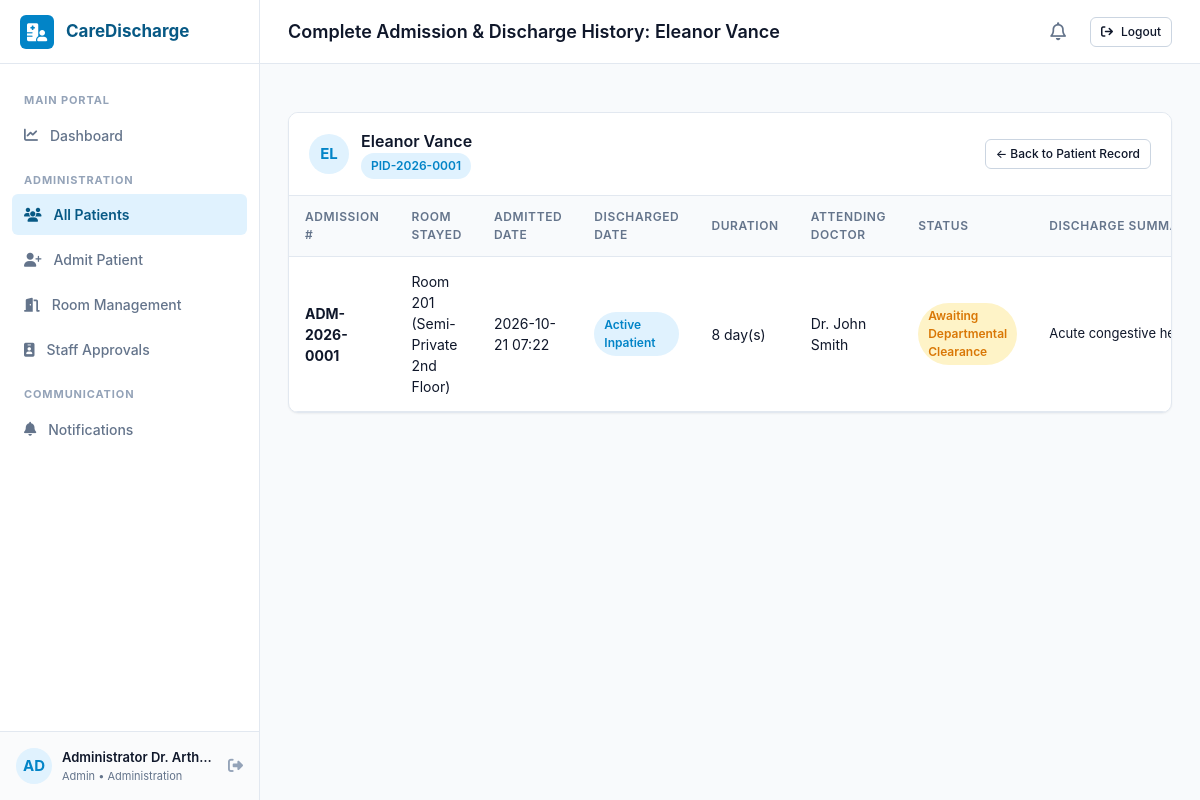
Page /admin/patients/1/history (signed in) on the committed database.
### models/user.py (models this page shows, shortened)
class User(db.Model):
    __tablename__ = 'users'
    id = db.Column(db.Integer, primary_key=True)
    username = db.Column(db.String(80), unique=True, nullable=False, index=True)
    email = db.Column(db.String(120), unique=True, nullable=False, index=True)
    password_hash = db.Column(db.String(255), nullable=False)
    full_name = db.Column(db.String(120), nullable=False)
    role = db.Column(db.String(30), nullable=False, index=True) # admin, doctor, nurse, pharmacy, laboratory, patient
    department = db.Column(db.String(60), nullable=True)
    employee_id = db.Column(db.String(50), nullable=True)
    phone = db.Column(db.String(20), nullable=True)
    qualification = db.Column(db.String(120), nullable=True)
    approval_status = db.Column(db.String(20), default='approved', nullable=False) # pending, approved, rejected
    is_active = db.Column(db.Boolean, default=True, nullable=False)
    must_change_password = db.Column(db.Boolean, default=False, nullable=False)
    created_at = db.Column(db.DateTime, default=datetime.utcnow, nullable=False)
    updated_at = db.Column(db.DateTime, default=datetime.utcnow, onupdate=datetime.utcnow, nullable=False)
    patient_profile = db.relationship('Patient', backref='user_account', uselist=False, foreign_keys='Patient.user_id')
    notifications = db.relationship('Notification', backref='recipient', lazy='dynamic', cascade='all, delete-orphan')

### models/patient.py (models this page shows, shortened)
class Patient(db.Model):
    __tablename__ = 'patients'
    id = db.Column(db.Integer, primary_key=True)
    patient_id = db.Column(db.String(30), unique=True, nullable=False, index=True) # e.g. PID-2026-0001
    full_name = db.Column(db.String(120), nullable=False, index=True)
    date_of_birth = db.Column(db.Date, nullable=False)
    gender = db.Column(db.String(20), nullable=False) # Male, Female, Other
    blood_group = db.Column(db.String(10), nullable=True)
    phone = db.Column(db.String(20), nullable=False)
    email = db.Column(db.String(120), nullable=True)
    address = db.Column(db.Text, nullable=True)
    emergency_contact_name = db.Column(db.String(120), nullable=True)
    emergency_contact_phone = db.Column(db.String(20), nullable=True)
    user_id = db.Column(db.Integer, db.ForeignKey('users.id', ondelete='SET NULL'), nullable=True)
    created_at = db.Column(db.DateTime, default=datetime.utcnow, nullable=False)
    admissions = db.relationship('Admission', backref='patient', lazy='dynamic', order_by='desc(Admission.admission_date)')
    communication_logs = db.relationship('CommunicationLog', backref='patient', lazy='dynamic')

### models/admission.py (models this page shows, shortened)
class Admission(db.Model):
    __tablename__ = 'admissions'
    id = db.Column(db.Integer, primary_key=True)
    admission_number = db.Column(db.String(30), unique=True, nullable=False, index=True) # ADM-2026-0001
    patient_id = db.Column(db.Integer, db.ForeignKey('patients.id', ondelete='CASCADE'), nullable=False, index=True)
    room_id = db.Column(db.Integer, db.ForeignKey('rooms.id'), nullable=False)
    admitting_doctor_id = db.Column(db.Integer, db.ForeignKey('users.id'), nullable=False)
    assigned_nurse_id = db.Column(db.Integer, db.ForeignKey('users.id'), nullable=False)
    admission_date = db.Column(db.DateTime, default=datetime.utcnow, nullable=False)
    discharge_date = db.Column(db.DateTime, nullable=True)
    status = db.Column(db.String(40), default='Admitted', nullable=False, index=True)
    admission_reason = db.Column(db.Text, nullable=False)
    initial_diagnosis = db.Column(db.Text, nullable=True)
    admission_remarks = db.Column(db.Text, nullable=True)
    discharged_by_user_id = db.Column(db.Integer, db.ForeignKey('users.id'), nullable=True)
    discharge_summary = db.Column(db.Text, nullable=True)
    created_at = db.Column(db.DateTime, default=datetime.utcnow, nullable=False)
    admitting_doctor = db.relationship('User', foreign_keys=[admitting_doctor_id])
    assigned_nurse = db.relationship('User', foreign_keys=[assigned_nurse_id])
    discharged_by = db.relationship('User', foreign_keys=[discharged_by_user_id])
    discharge_coordination = db.relationship('DischargeCoordination', backref='admission', uselist=False, cascade='all, delete-orphan')
    tasks = db.relationship('DepartmentTask', backref='admission', lazy='dynamic', cascade='all, delete-orphan')
    billing_account = db.relationship('BillingAccount', backref='admission', uselist=False, cascade='all, delete-orphan')
    communication_logs = db.relationship('CommunicationLog', backref='admission', lazy='dynamic', cascade='all, delete-orphan')
    @property
    def length_of_stay_days(self):
        end_time = self.discharge_date or datetime.utcnow()
        delta = end_time - self.admission_date
        days = delta.days
        fractional_day = delta.seconds / 86400.0
        calculated = days + (1 if fractional_day > 0.05 else 0)
        return max(1, calculated)

### models/room.py (models this page shows, shortened)
class Room(db.Model):
    __tablename__ = 'rooms'
    id = db.Column(db.Integer, primary_key=True)
    room_number = db.Column(db.String(20), unique=True, nullable=False, index=True)
    ward = db.Column(db.String(60), nullable=False) # e.g. General Ward A, ICU, Private Wing 2
    room_type = db.Column(db.String(50), nullable=False) # General Ward, Semi-Private, Private AC, ICU, Deluxe Suite
    daily_rate = db.Column(db.Float, nullable=False, default=1500.0)
    is_occupied = db.Column(db.Boolean, default=False, nullable=False)
    current_patient_id = db.Column(db.Integer, db.ForeignKey('patients.id', ondelete='SET NULL'), nullable=True)
    current_admission_id = db.Column(db.Integer, nullable=True)
    created_at = db.Column(db.DateTime, default=datetime.utcnow, nullable=False)
    current_patient = db.relationship('Patient', foreign_keys=[current_patient_id])
    admissions = db.relationship('Admission', backref='room', foreign_keys='Admission.room_id', lazy='dynamic')

### routes/admin.py (the view)
@admin_bp.route('/patients/<int:patient_id>/history')
@role_required(['admin', 'doctor', 'nurse'])
def patient_history(patient_id):
    patient = Patient.query.get_or_404(patient_id)
    admissions = Admission.query.filter_by(patient_id=patient.id).order_by(Admission.admission_date.desc()).all()
    return render_template('patient_history.html', patient=patient, admissions=admissions)

### templates/patient_history.html (shortened to what this page needs)
{% extends "base.html" %}
{% block page_title %}Complete Admission & Discharge History: {{ patient.full_name }}{% endblock %}
{% block content %}
<div class="card" style="margin-bottom: 24px;">
    <div class="card-header">
        <div style="display: flex; align-items: center; gap: 12px;">
            <div style="width: 40px; height: 40px; border-radius: 50%; background: var(--bg-primary-soft); color: var(--primary); display: flex; align-items: center; justify-content: center; font-weight: 700;">
                {{ patient.full_name[:2].upper() }}
            </div>
            <div>
                <h3>{{ patient.full_name }}</h3>
                <span class="badge badge-info">{{ patient.patient_id }}</span>
            </div>
        </div>
        <a href="{{ url_for('admin.view_patient', patient_id=patient.id) }}" class="btn btn-outline btn-sm">
            &larr; Back to Patient Record
        </a>
    </div>
    <div class="card-body" style="padding: 0;">
        {% if admissions %}
        <div class="table-responsive">
            <table class="app-table">
                <thead>
                    <tr>
                        <th>Admission #</th>
                        <th>Room Stayed</th>
                        <th>Admitted Date</th>
                        <th>Discharged Date</th>
                        <th>Duration</th>
                        <th>Attending Doctor</th>
                        <th>Status</th>
                        <th>Discharge Summary</th>
                    </tr>
                </thead>
                <tbody>
                    {% for adm in admissions %}
                    <tr>
                        <td><strong>{{ adm.admission_number }}</strong></td>
                        <td>Room {{ adm.room.room_number }} ({{ adm.room.ward }})</td>
                        <td>{{ adm.admission_date.strftime('%Y-%m-%d %H:%M') }}</td>
                        <td>
                            {% if adm.discharge_date %}
                                {{ adm.discharge_date.strftime('%Y-%m-%d %H:%M') }}
                            {% else %}
                                <span class="badge badge-info">Active Inpatient</span>
                            {% endif %}
                        </td>
                        <td>{{ adm.length_of_stay_days }} day(s)</td>
                        <td>{{ adm.admitting_doctor.full_name }}</td>
                        <td>
                            <span class="badge {% if adm.status == 'Discharged' %}badge-neutral{% elif adm.status == 'Ready for Final Discharge' %}badge-completed{% else %}badge-pending{% endif %}">
                                {{ adm.status }}
                            </span>
                        </td>
                        <td style="max-width: 250px;">
                            <div style="font-size: 13px; color: var(--text-main); white-space: nowrap; overflow: hidden; text-overflow: ellipsis;">
                                {{ adm.discharge_summary or adm.admission_reason }}
                            </div>
                        </td>
                    </tr>
                    {% endfor %}
                </tbody>
            </table>
        </div>
        {% else %}
        <div style="padding: 32px; text-align: center; color: var(--text-muted);">
            <p>No admission records found for this patient.</p>
        </div>
        {% endif %}
    </div>
</div>
{% endblock %}

### templates/base.html (shortened to what this page needs)
<!DOCTYPE html>
<html lang="en">
<head>
    <link rel="stylesheet" href="{{ url_for('static', filename='css/style.css') }}">
    <link rel="stylesheet" href="https://cdnjs.cloudflare.com/ajax/libs/font-awesome/6.4.0/css/all.min.css">
</head>
<body>
    <div class="app-container">
        {% if current_user %}
        <aside class="app-sidebar">
            <div class="sidebar-header">
                <a href="{{ url_for('auth.role_dashboard') }}" class="brand">
                    <div class="brand-icon"><i class="fa-solid fa-hospital-user"></i></div>
                    <span>CareDischarge</span>
                </a>
            </div>
            <nav class="sidebar-nav">
                <div class="nav-section-title">Main Portal</div>
                <a href="{{ url_for('auth.role_dashboard') }}" class="nav-item {% if request.endpoint and 'dashboard' in request.endpoint %}active{% endif %}">
                    <i class="fa-solid fa-chart-line"></i>
                    <span>Dashboard</span>
                </a>
                {% if current_user.role == 'admin' %}
                    <div class="nav-section-title">Administration</div>
                    <a href="{{ url_for('admin.patients_list') }}" class="nav-item {% if request.endpoint and 'patient' in request.endpoint and 'admit' not in request.endpoint %}active{% endif %}">
                        <i class="fa-solid fa-users"></i>
                        <span>All Patients</span>
                    </a>
                    <a href="{{ url_for('admin.admit_patient') }}" class="nav-item {% if request.endpoint == 'admin.admit_patient' %}active{% endif %}">
                        <i class="fa-solid fa-user-plus"></i>
                        <span>Admit Patient</span>
                    </a>
                    <a href="{{ url_for('admin.rooms') }}" class="nav-item {% if request.endpoint == 'admin.rooms' %}active{% endif %}">
                        <i class="fa-solid fa-door-open"></i>
                        <span>Room Management</span>
                    </a>
                    <a href="{{ url_for('admin.staff') }}" class="nav-item {% if request.endpoint == 'admin.staff' %}active{% endif %}">
                        <i class="fa-solid fa-id-badge"></i>
                        <span>Staff Approvals</span>
                    </a>
                {% elif current_user.role == 'doctor' %}
                    <div class="nav-section-title">Clinical Care</div>
                    <a href="{{ url_for('doctor.dashboard') }}" class="nav-item {% if request.endpoint == 'doctor.dashboard' %}active{% endif %}">
                        <i class="fa-solid fa-stethoscope"></i>
                        <span>Assigned Inpatients</span>
                    </a>
                {% elif current_user.role == 'nurse' %}
                    <div class="nav-section-title">Ward Care</div>
                    <a href="{{ url_for('nurse.dashboard') }}" class="nav-item {% if request.endpoint == 'nurse.dashboard' %}active{% endif %}">
                        <i class="fa-solid fa-user-nurse"></i>
                        <span>Ward Patients & Tasks</span>
                    </a>
                {% elif current_user.role == 'pharmacy' %}
                    <div class="nav-section-title">Pharmacy</div>
                    <a href="{{ url_for('pharmacy.dashboard') }}" class="nav-item {% if request.endpoint == 'pharmacy.dashboard' %}active{% endif %}">
                        <i class="fa-solid fa-prescription-bottle-medical"></i>
                        <span>Prescription Queue</span>
                    </a>
                {% elif current_user.role == 'laboratory' %}
                    <div class="nav-section-title">Diagnostics</div>
                    <a href="{{ url_for('laboratory.dashboard') }}" class="nav-item {% if request.endpoint == 'laboratory.dashboard' %}active{% endif %}">
                        <i class="fa-solid fa-flask-vial"></i>
                        <span>Lab Clearance Queue</span>
                    </a>
                {% elif current_user.role == 'patient' %}
                    <div class="nav-section-title">My Health</div>
                    <a href="{{ url_for('patient.dashboard') }}" class="nav-item active">
                        <i class="fa-solid fa-heart-pulse"></i>
                        <span>Stay & Discharge</span>
                    </a>
                {% endif %}
                <div class="nav-section-title">Communication</div>
                <a href="{{ url_for('notifications.index') }}" class="nav-item {% if request.endpoint and 'notifications' in request.endpoint %}active{% endif %}">
                    <i class="fa-solid fa-bell"></i>
                    <span>Notifications</span>
                </a>
            </nav>
            <div class="sidebar-footer">
                <div class="sidebar-user">
                    <div class="avatar">{{ current_user.full_name[:2].upper() }}</div>
                    <div class="user-info">
                        <div class="user-name">{{ current_user.full_name }}</div>
                        <div class="user-role">{{ current_user.role.title() }} {% if current_user.department %}• {{ current_user.department }}{% endif %}</div>
                    </div>
                    <a href="{{ url_for('auth.logout') }}" title="Logout" style="color: var(--text-light); margin-left: 6px;">
                        <i class="fa-solid fa-right-from-bracket"></i>
                    </a>
                </div>
            </div>
        </aside>
        {% endif %}
        <main class="app-main">
            {% if current_user %}
            <header class="app-topbar">
                <div class="topbar-left">
                    <h1 class="topbar-title">{% block page_title %}Discharge Portal{% endblock %}</h1>
                </div>
                <div class="topbar-right">
                    <a href="{{ url_for('notifications.index') }}" class="notif-bell-btn" title="View Notifications">
                        <i class="fa-regular fa-bell"></i>
                    </a>
                    <a href="{{ url_for('auth.logout') }}" class="btn btn-outline btn-sm">
                        <i class="fa-solid fa-arrow-right-from-bracket"></i> Logout
                    </a>
                </div>
            </header>
            {% endif %}
            <div class="app-content">
                {% block content %}{% endblock %}
            </div>
        </main>
    </div>
</body>
</html>

### rows in the picture
User: full_name "AD", full_name "Administrator Dr. Arth…", role "Admin", department "Administration"
Patient: full_name "Eleanor Vance", full_name "EL", patient_id "PID-2026-0001"
Admission: admission_number "ADM-2026-0001", room.room_number "201", room.ward "Semi-Private 2nd Floor", admission_date "2026-10-21 07:22", shows "Active Inpatient", length_of_stay_days "8", admitting_doctor.full_name "Dr. John Smith", status "Awaiting Departmental Clearance", discharge_summary+admission_reason "Acute congestive heart failure ex…"
